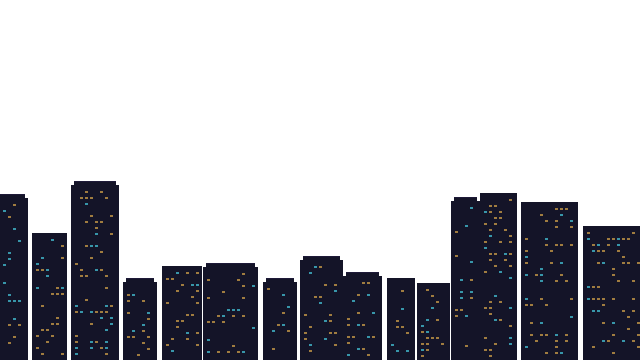
#> input picture Art/Export/backgrounds/city_layer2_mid.png, 640 x 360 px, given in place of ui_mockup_mission.png, which was not available; the run also reads 1 picture not shown here
$ python -i scene_building.py   (imports and definitions only)
#> lines starting #> are read from the running program, lines starting #| are printed output that depends on the picture
### tools/art/artkit.py
"""코드 기반 아트 제작 도구 (Pillow).

이 게임의 그림(타일·UI·아이콘)은 AI 이미지 생성이 아니라 코드로 그린다.
레시피(Art/recipes/*.py)가 이 모듈의 함수로 그림을 만들고 PNG로 저장한다.
저장소 기준 상대 경로만 사용한다(공개 저장소 — 로컬 절대 경로 금지).
"""
from __future__ import annotations

import json
from pathlib import Path

from PIL import Image, ImageDraw, ImageFilter

REPO = Path(__file__).resolve().parents[2]
EXPORT = REPO / "Art" / "Export"

# 팔레트 [제안] — Docs/Art/art-pipeline.md 와 같은 값. 바꿀 때는 두 곳을 함께 고친다.
PALETTE = {
    "reality_bg": (24, 28, 36, 255),      # 현실 층 바닥(어두운 회청)
    "reality_wall": (58, 64, 78, 255),    # 현실 층 벽
    "reality_edge": (96, 104, 122, 255),  # 현실 층 윤곽
    "door": (170, 120, 60, 255),          # 문
    "bp_bg": (14, 52, 110, 255),          # 설계도 층 바탕(청사진)
    "bp_line": (150, 210, 255, 255),      # 설계도 선
    "bp_grid": (60, 120, 190, 255),       # 설계도 격자
    "accent": (255, 80, 110, 255),        # 경고·추적도
    "ok": (90, 230, 160, 255),            # 완료·통과
}


def canvas(w: int, h: int, color=(0, 0, 0, 0)) -> Image.Image:
    """투명(기본) RGBA 캔버스."""
    return Image.new("RGBA", (w, h), color)


# [8 lines left out: function grid, not called in this run]


def rect(img: Image.Image, box, outline=None, fill=None, width: int = 1) -> None:
    ImageDraw.Draw(img).rectangle(box, outline=outline, fill=fill, width=width)


def line(img: Image.Image, pts, color, width: int = 1) -> None:
    ImageDraw.Draw(img).line(pts, fill=color, width=width)


# [57 lines left out: functions arrow, glow, save, contact_sheet, not called in this run]


# ---------------------------------------------------------------------------
# 도트(픽셀아트) 도구 — D-035. 안티앨리어싱·블러 없이 픽셀 단위로만 그린다.
# ---------------------------------------------------------------------------

# 도트 공유 팔레트 [제안] — 문자 하나 = 색 하나. '.' 은 투명.
PIX = {
    ".": (0, 0, 0, 0),
    "K": (18, 20, 38, 255),     # 외곽선(짙은 남색)
    "0": (30, 34, 48, 255),     # 현실 바닥 어두움
    "1": (42, 48, 64, 255),     # 현실 바닥 밝음
    "2": (68, 76, 98, 255),     # 벽 중간
    "3": (104, 114, 140, 255),  # 벽 밝음·금속
    "4": (50, 56, 74, 255),     # 벽 어두움
    "D": (150, 96, 52, 255),    # 문
    "d": (100, 62, 34, 255),    # 문 어두움
    "h": (232, 200, 110, 255),  # 손잡이·하이라이트
    "G": (84, 224, 152, 255),   # 완료·통과(민트)
    "g": (36, 128, 92, 255),    # 민트 어두움
    "Y": (240, 210, 90, 255),   # 체크 지점
    "y": (150, 120, 40, 255),   # 체크 지점 어두움
    "R": (240, 72, 102, 255),   # 경고·추적도·조준
    "r": (140, 36, 60, 255),    # 경고 어두움
    "B": (18, 54, 118, 255),    # 청사진 바탕
    "b": (40, 96, 176, 255),    # 청사진 격자
    "C": (140, 210, 255, 255),  # 청사진 선
    "W": (236, 246, 255, 255),  # 흰 하이라이트
    "T": (40, 150, 160, 255),   # 인물 옷(청록)
    "t": (24, 92, 104, 255),    # 인물 옷 어두움
    "S": (226, 176, 140, 255),  # 피부
    # 배경(도시 야경) 전용 [제안]
    "a": (10, 10, 24, 255),     # 하늘 위
    "e": (22, 16, 44, 255),     # 하늘 중간
    "f": (40, 22, 64, 255),     # 하늘 아래
    "i": (88, 34, 82, 255),     # 지평선 스모그 빛
    "j": (30, 26, 56, 255),     # 먼 건물
    "k": (20, 20, 40, 255),     # 중간 건물
    "w": (160, 124, 64, 255),   # 창문 불빛(따뜻)
    "c": (56, 150, 170, 255),   # 창문 불빛(차가움)
    # 초상(96×96) 전용 [제안]
    "l": (248, 214, 188, 255),  # 피부 밝음
    "s": (196, 138, 118, 255),  # 피부 그림자
    "H": (64, 58, 92, 255),     # 머리카락(짙은 보라 회색)
    "J": (38, 34, 60, 255),     # 머리카락 어두움
    "U": (110, 104, 146, 255),  # 머리카락 하이라이트
    "v": (22, 74, 96, 255),     # 눈동자 어두움
    "m": (172, 96, 100, 255),   # 입
    # 인물 원화 기준(W-040, 2026-11-25) [제안] — 러너 주황 윈드브레이커·카키 바지·갈색 머리, 해커 남색 재킷
    "A": (252, 178, 92, 255),   # 주황 밝음
    "O": (236, 124, 46, 255),   # 주황
    "o": (170, 72, 36, 255),    # 주황 어두움
    "x": (156, 146, 104, 255),  # 카키
    "z": (100, 94, 66, 255),    # 카키 어두움
    "p": (110, 70, 44, 255),    # 갈색 머리
    "E": (62, 38, 30, 255),     # 갈색 머리 어두움
    "n": (48, 54, 96, 255),     # 남색 재킷
    "N": (30, 32, 62, 255),     # 남색 재킷 어두움
}


def draw_poly(im: Image.Image, pts, ch: str) -> None:
    """안티앨리어싱 없는 다각형 채우기(팔레트 문자)."""
    ImageDraw.Draw(im).polygon(pts, fill=PIX[ch])


# [7 lines left out: function draw_ellipse, not called in this run]


def draw_line(im: Image.Image, pts, ch: str, width: int = 1) -> None:
    ImageDraw.Draw(im).line(pts, fill=PIX[ch], width=width)


# [10 lines left out: function pmap, not called in this run]


def pset(im: Image.Image, x: int, y: int, ch: str) -> None:
    """캔버스 밖 좌표는 조용히 건너뛴다(떨어짐·큰 동작 프레임에서 몸 일부가 밖으로 나갈 때)."""
    if 0 <= x < im.width and 0 <= y < im.height:
        im.putpixel((x, y), PIX[ch])


def pfill(im: Image.Image, x0: int, y0: int, x1: int, y1: int, ch: str) -> None:
    """양 끝 포함 사각 채우기."""
    for y in range(max(0, y0), min(im.height - 1, y1) + 1):
        for x in range(max(0, x0), min(im.width - 1, x1) + 1):
            im.putpixel((x, y), PIX[ch])


def pbox(im: Image.Image, x0: int, y0: int, x1: int, y1: int, ch: str) -> None:
    """양 끝 포함 1px 테두리."""
    for x in range(x0, x1 + 1):
        im.putpixel((x, y0), PIX[ch]); im.putpixel((x, y1), PIX[ch])
    for y in range(y0, y1 + 1):
        im.putpixel((x0, y), PIX[ch]); im.putpixel((x1, y), PIX[ch])


# [17 lines left out: functions recolor, over, not called in this run]


def upscale(im: Image.Image, k: int) -> Image.Image:
    """정수 배율 Nearest 확대(미리보기용)."""
    return im.resize((im.width * k, im.height * k), Image.NEAREST)


# [14 lines left out: functions palette_check, mask_draw, not called in this run]


def outline_outside(im: Image.Image, ch: str = "K") -> None:
    """불투명 픽셀 바깥쪽 1px 에 외곽선을 두른다."""
    w, h = im.size
    px = im.load()
    solid = {(x, y) for y in range(h) for x in range(w) if px[x, y][3] > 0}
    for (x, y) in list(solid):
        for dx, dy in ((1, 0), (-1, 0), (0, 1), (0, -1)):
            nx, ny = x + dx, y + dy
            if 0 <= nx < w and 0 <= ny < h and (nx, ny) not in solid:
                px[nx, ny] = PIX[ch]

### tools/art/pixfont.py
"""5×7 도트 글꼴(대문자·숫자·일부 기호) — UI 아트·키 표시용.

이 프로젝트에서 새로 작성한 글리프다(외부 글꼴 복사 아님).
본문 텍스트용 글꼴은 별도로 정한다(OFL 등 재배포 가능 글꼴).
"""
from PIL import Image

from artkit import PIX

G = {
    "A": ".###.|#...#|#...#|#####|#...#|#...#|#...#",
    "B": "####.|#...#|#...#|####.|#...#|#...#|####.",
    "C": ".###.|#...#|#....|#....|#....|#...#|.###.",
    "D": "####.|#...#|#...#|#...#|#...#|#...#|####.",
    "E": "#####|#....|#....|####.|#....|#....|#####",
    "F": "#####|#....|#....|####.|#....|#....|#....",
    "G": ".###.|#...#|#....|#.###|#...#|#...#|.####",
    "H": "#...#|#...#|#...#|#####|#...#|#...#|#...#",
    "I": ".###.|..#..|..#..|..#..|..#..|..#..|.###.",
    "J": "..###|...#.|...#.|...#.|...#.|#..#.|.##..",
    "K": "#...#|#..#.|#.#..|##...|#.#..|#..#.|#...#",
    "L": "#....|#....|#....|#....|#....|#....|#####",
    "M": "#...#|##.##|#.#.#|#.#.#|#...#|#...#|#...#",
    "N": "#...#|#...#|##..#|#.#.#|#..##|#...#|#...#",
    "O": ".###.|#...#|#...#|#...#|#...#|#...#|.###.",
    "P": "####.|#...#|#...#|####.|#....|#....|#....",
    "Q": ".###.|#...#|#...#|#...#|#.#.#|#..#.|.##.#",
    "R": "####.|#...#|#...#|####.|#.#..|#..#.|#...#",
    "S": ".####|#....|#....|.###.|....#|....#|####.",
    "T": "#####|..#..|..#..|..#..|..#..|..#..|..#..",
    "U": "#...#|#...#|#...#|#...#|#...#|#...#|.###.",
    "V": "#...#|#...#|#...#|#...#|#...#|.#.#.|..#..",
    "W": "#...#|#...#|#...#|#.#.#|#.#.#|#.#.#|.#.#.",
    "X": "#...#|#...#|.#.#.|..#..|.#.#.|#...#|#...#",
    "Y": "#...#|#...#|.#.#.|..#..|..#..|..#..|..#..",
    "Z": "#####|....#|...#.|..#..|.#...|#....|#####",
    "0": ".###.|#...#|#..##|#.#.#|##..#|#...#|.###.",
    "1": "..#..|.##..|..#..|..#..|..#..|..#..|.###.",
    "2": ".###.|#...#|....#|...#.|..#..|.#...|#####",
    "3": "####.|....#|....#|.###.|....#|....#|####.",
    "4": "...#.|..##.|.#.#.|#..#.|#####|...#.|...#.",
    "5": "#####|#....|####.|....#|....#|#...#|.###.",
    "6": "..##.|.#...|#....|####.|#...#|#...#|.###.",
    "7": "#####|....#|...#.|..#..|.#...|.#...|.#...",
    "8": ".###.|#...#|#...#|.###.|#...#|#...#|.###.",
    "9": ".###.|#...#|#...#|.####|....#|...#.|.##..",
    " ": ".....|.....|.....|.....|.....|.....|.....",
    "]": ".###.|...#.|...#.|...#.|...#.|...#.|.###.",
    "[": ".###.|.#...|.#...|.#...|.#...|.#...|.###.",
    ">": ".#...|..#..|...#.|....#|...#.|..#..|.#...",
    "<": "...#.|..#..|.#...|#....|.#...|..#..|...#.",
    "/": "....#|....#|...#.|..#..|.#...|#....|#....",
    ":": ".....|..#..|..#..|.....|..#..|..#..|.....",
    "-": ".....|.....|.....|#####|.....|.....|.....",
    ".": ".....|.....|.....|.....|.....|.##..|.##..",
    "!": "..#..|..#..|..#..|..#..|..#..|.....|..#..",
    "?": ".###.|#...#|....#|...#.|..#..|.....|..#..",
    "'": "..#..|..#..|.#...|.....|.....|.....|.....",
    "↑": "..#..|.###.|#.#.#|..#..|..#..|..#..|..#..",
    "↓": "..#..|..#..|..#..|..#..|#.#.#|.###.|..#..",
    "★": "..#..|..#..|#####|.###.|.###.|##.##|#...#",
    "#": ".#.#.|.#.#.|#####|.#.#.|#####|.#.#.|.#.#.",
    "(": "...#.|..#..|.#...|.#...|.#...|..#..|...#.",
    ")": ".#...|..#..|...#.|...#.|...#.|..#..|.#...",
    ",": ".....|.....|.....|.....|.##..|..#..|.#...",
    "_": ".....|.....|.....|.....|.....|.....|#####",
    "%": "##..#|##..#|...#.|..#..|.#...|#..##|#..##",
}
W, H, SP = 5, 7, 1


def text_width(s: str) -> int:
    return len(s) * (W + SP) - SP if s else 0


def draw_text(im: Image.Image, x: int, y: int, s: str, ch: str) -> int:
    """대문자로 바꿔 그린다. 반환값: 그린 폭."""
    px = im.load()
    for i, c in enumerate(s.upper()):
        rows = G.get(c, G["?"]).split("|")
        for gy, row in enumerate(rows):
            for gx, v in enumerate(row):
                if v == "#":
                    X, Y = x + i * (W + SP) + gx, y + gy
                    if 0 <= X < im.width and 0 <= Y < im.height:
                        px[X, Y] = PIX[ch]
    return text_width(s)


# [12 lines left out: function atlas, not called in this run]

### Art/recipes/scene_building.py
"""측면 단면도 테스트 맵 아트 시안 — D-063~D-066, 02-02 §0-2

- 맵 = 3층 × 5섹터(섹터 160×96) + 지붕·지면. 화면보다 크다(D-063: 일부만 보임)
- 방마다 다른 실내(로비·복도·창고·계단실·사무실·서버실·엘리베이터), 창 너머 도시 야경
- 오브젝트(문·계단 셔터·엘리베이터·차단막·출구·단말·중계기)는 현실/설계도 두 상태를 따로 그린다
- 이펙트·파티클 없음(D-040), 공유 팔레트, 안티앨리어싱 없음
[시안] 테스트 맵 배치는 임시(레벨 기획 전)
"""
from PIL import Image

from artkit import (EXPORT, PIX, canvas, draw_line, draw_poly, outline_outside, over, palette_check,
                    pbox, pfill, pset, save, upscale)
from pixfont import draw_text, text_width
from ui_mvp import badge, frame, gauge, window_frame

SW, SH = 160, 96           # 섹터 크기
COLS, FLOORS = 5, 3
ROOF, GROUND = 24, 32
MW, MH = SW * COLS, ROOF + SH * FLOORS + GROUND   # 800 × 344
WALL = 6                    # 바닥·천장 두께

# 섹터 종류(층은 위에서부터 0) — 임시 테스트 맵
ROOMS = [
    ["office", "office", "server", "corridor", "elevator"],
    ["office", "corridor", "corridor", "stairs", "elevator"],
    ["lobby", "corridor", "storage", "storage", "stairs"],
]


def sx(c): return c * SW
def sy(f): return ROOF + f * SH


def dither(im, box, ch, step=2):
    x0, y0, x1, y1 = box
    for y in range(y0, y1 + 1):
        for x in range(x0, x1 + 1):
            if (x + y) % step == 0:
                pset(im, x, y, ch)


def window(im, x, y, w, h, city, ox):
    view = city.crop((ox, 120, ox + w, 120 + h))
    im.alpha_composite(view, (x, y))
    pbox(im, x - 1, y - 1, x + w, y + h, "2")
    pfill(im, x + w // 2, y, x + w // 2, y + h - 1, "2")


def room(im, kind, c, f, city):
    x0, y0 = sx(c), sy(f)
    x1, y1 = x0 + SW - 1, y0 + SH - 1
    wall = {"lobby": "1", "corridor": "0", "storage": "4", "office": "1", "server": "a",
            "stairs": "0", "elevator": "k"}[kind]
    pfill(im, x0, y0 + WALL, x1, y1 - WALL, wall)
    pfill(im, x0, y1 - WALL + 1, x1, y1, "2")             # 바닥 슬래브
    pfill(im, x0, y1 - WALL + 1, x1, y1 - WALL + 1, "3")
    fy = y1 - WALL                                        # 바닥 높이(걷는 선)
    if kind == "lobby":
        window(im, x0 + 14, y0 + 18, 48, 40, city, 40 + c * 50)
        pfill(im, x0 + 90, fy - 22, x0 + 140, fy, "2"); pfill(im, x0 + 90, fy - 22, x0 + 140, fy - 20, "3")  # 안내 데스크
        pfill(im, x0 + 70, fy - 30, x0 + 74, fy, "g"); pfill(im, x0 + 66, fy - 38, x0 + 78, fy - 28, "G")   # 화분
    elif kind == "corridor":
        for lx in (x0 + 40, x0 + 120):                    # 천장 조명
            pfill(im, lx - 8, y0 + WALL, lx + 8, y0 + WALL + 2, "3")
        pfill(im, x0 + 70, y0 + 30, x0 + 90, y0 + 44, "B"); pbox(im, x0 + 70, y0 + 30, x0 + 90, y0 + 44, "C")  # 안내판
    elif kind == "storage":
        for i, (bx, h) in enumerate([(10, 34), (46, 50), (84, 26), (120, 42)]):
            pfill(im, x0 + bx, fy - h, x0 + bx + 30, fy, "D" if i % 2 else "d")
            pbox(im, x0 + bx, fy - h, x0 + bx + 30, fy, "K")
            pfill(im, x0 + bx + 4, fy - h + 4, x0 + bx + 26, fy - h + 5, "h")
    elif kind == "office":
        window(im, x0 + 20, y0 + 16, 120, 34, city, 200 + c * 40)
        for dx in (20, 90):                               # 책상 + 모니터
            pfill(im, x0 + dx, fy - 16, x0 + dx + 44, fy - 14, "3"); pfill(im, x0 + dx + 2, fy - 13, x0 + dx + 4, fy, "4")
            pfill(im, x0 + dx + 14, fy - 30, x0 + dx + 30, fy - 18, "K"); pfill(im, x0 + dx + 16, fy - 28, x0 + dx + 28, fy - 20, "B")
    elif kind == "server":
        for bx in range(10, 150, 28):                     # 서버 랙
            pfill(im, x0 + bx, y0 + 16, x0 + bx + 20, fy, "k"); pbox(im, x0 + bx, y0 + 16, x0 + bx + 20, fy, "K")
            for ly in range(y0 + 22, fy - 4, 6):
                pset(im, x0 + bx + 4, ly, "G" if (bx + ly) % 3 else "R")
    elif kind == "stairs":
        for i in range(12):                               # 계단 사선
            pfill(im, x0 + 40 + i * 7, fy - i * 6 - 6, x0 + 46 + i * 7, fy - i * 6, "3")
        draw_line(im, [(x0 + 40, fy - 20), (x0 + 124, fy - 90)], "2", 2)  # 난간
    elif kind == "elevator":
        pfill(im, x0 + 50, y0 + WALL, x0 + 110, y1 - WALL, "a")          # 승강로
        pfill(im, x0 + 78, y0 + WALL, x0 + 82, y1 - WALL, "2")           # 케이블
    pbox(im, x0, y0, x1, y1, "K")


def building():
    city = Image.open(EXPORT / "backgrounds/city_night_composite.png").convert("RGBA")
    im = city.resize((MW, MH), Image.NEAREST) if False else canvas(MW, MH, PIX["a"])
    # 바깥 하늘·도시(맵 뒤) — 배경 합본을 위쪽에 깔기
    im.alpha_composite(city.crop((0, 0, 640, 360)).crop((0, 0, 640, MH)), (0, 0))
    im.alpha_composite(city.crop((480, 0, 640, MH)), (640, 0))
    pfill(im, 0, sy(0) - 8, MW - 1, sy(0) - 1, "4")       # 지붕 슬래브
    pfill(im, 0, sy(0) - 8, MW - 1, sy(0) - 8, "3")
    for f, row in enumerate(ROOMS):
        for c, kind in enumerate(row):
            room(im, kind, c, f, city)
    pfill(im, 0, sy(FLOORS), MW - 1, MH - 1, "K")         # 지면
    pfill(im, 0, sy(FLOORS), MW - 1, sy(FLOORS) + 1, "2")
    # 큰 방(창고 2섹터, 사무실 2섹터) 가상 경계선 — 점선
    for (c, f) in [(3, 2), (1, 0)]:
        for y in range(sy(f) + WALL, sy(f) + SH - WALL, 4):
            pfill(im, sx(c), y, sx(c), y + 1, "C")
    for (c, f) in [(3, 2), (1, 0)]:   # 실제 벽 대신 점선만 보이도록 벽선 지우기
        for y in range(sy(f) + WALL, sy(f) + SH - WALL):
            if (y - sy(f) - WALL) % 4 >= 2:
                pset(im, sx(c), y, "4" if f == 2 else "1")
    # 건물 이름은 게임 장면 머리글에 표시(W-006)
    return im


# ---------------- 오브젝트(현실/설계도) ----------------
def door(open_):
    im = canvas(12, 60)
    pfill(im, 0, 0, 11, 59, "K")
    if open_:
        pfill(im, 1, 1, 3, 58, "D"); pfill(im, 8, 1, 10, 58, "D")
    else:
        pfill(im, 1, 1, 10, 58, "D"); pfill(im, 1, 1, 10, 2, "h"); pset(im, 8, 30, "h"); pset(im, 8, 31, "h")
    return im


def shutter(open_):
    im = canvas(40, 70)
    pbox(im, 0, 0, 39, 69, "K"); pfill(im, 1, 1, 38, 4, "3")
    if not open_:
        for y in range(5, 69, 4):
            pfill(im, 1, y, 38, y + 2, "2"); pfill(im, 1, y + 3, 38, y + 3, "4")
        pfill(im, 14, 60, 26, 63, "Y")
    return im


def elevator_car(running):
    im = canvas(56, 80)
    pfill(im, 0, 0, 55, 79, "3"); pbox(im, 0, 0, 55, 79, "K")
    pfill(im, 4, 6, 51, 76, "2"); pfill(im, 27, 6, 28, 76, "K")
    pfill(im, 22, 1, 33, 4, "a")
    draw_text(im, 24, 0, "^" if running else "-", "G" if running else "R") if False else pfill(im, 25, 2, 30, 3, "G" if running else "R")
    return im


def blocker(open_):
    """섹터 전체형 — 바닥 차단막(섹터 전체를 막는 레이저 펜스)."""
    im = canvas(SW, SH)
    if not open_:
        for x in range(8, SW - 8, 12):
            pfill(im, x, WALL + 2, x + 1, SH - WALL - 1, "R")
        pfill(im, 4, WALL, SW - 5, WALL + 1, "r")
    return im


def exit_sign():
    im = canvas(28, 14, PIX["g"])
    pbox(im, 0, 0, 27, 13, "K"); draw_text(im, 3, 3, "EXIT", "W")
    return im


def terminal():
    im = canvas(20, 28)
    pfill(im, 4, 12, 15, 27, "2"); pfill(im, 0, 0, 19, 12, "K"); pfill(im, 2, 2, 17, 10, "Y")
    pfill(im, 4, 4, 15, 4, "y"); pfill(im, 4, 7, 12, 7, "y")
    outline_outside(im, "K")
    return im


def relay():
    im = canvas(16, 30)
    pfill(im, 7, 0, 8, 12, "K"); pfill(im, 6, 0, 9, 1, "G")
    pfill(im, 2, 12, 13, 29, "3"); pfill(im, 4, 22, 11, 27, "2"); pfill(im, 7, 16, 8, 17, "G")
    outline_outside(im, "K")
    return im


def bp_sector():
    """섹터가 설계도 상태일 때 겹치는 청사진(섹터 전체)."""
    im = canvas(SW, SH)
    dither(im, (1, 1, SW - 2, SH - 2), "B", 2)
    for x in range(0, SW, 16):
        pfill(im, x, 1, x, SH - 2, "b")
    for y in range(0, SH, 16):
        pfill(im, 1, y, SW - 2, y, "b")
    pbox(im, 0, 0, SW - 1, SH - 1, "C")
    return im


def bp_outline(obj):
    """오브젝트의 설계도 상태 그림: 실루엣을 청사진 선으로."""
    out = canvas(obj.width + 2, obj.height + 2)
    px = obj.load()
    for y in range(obj.height):
        for x in range(obj.width):
            if px[x, y][3]:
                pset(out, x + 1, y + 1, "B" if (x + y) % 2 else "b")
    outline_outside(out, "C")
    return out


def sector_cursor():
    im = canvas(SW, SH)
    for (x, y, dx, dy) in [(0, 0, 1, 1), (SW - 1, 0, -1, 1), (0, SH - 1, 1, -1), (SW - 1, SH - 1, -1, -1)]:
        for i in range(14):
            for t in (0, 1):
                pset(im, x + dx * i, y + dy * t, "R"); pset(im, x + dx * t, y + dy * i, "R")
    return im


# 오브젝트 배치(맵 좌표): (이름, 그림 함수, x, y_바닥기준, 층)
def place(im, sprite, c, f, x_in, from_floor=True):
    fy = sy(f) + SH - WALL
    im.alpha_composite(sprite, (sx(c) + x_in, fy - sprite.height if from_floor else sy(f) + WALL))


def map_with_objects(blueprint_sector=None):
    im = building()
    place(im, door(False), 1, 2, -6)                      # 1F 로비|복도 문
    place(im, door(True), 2, 1, -6)                       # 2F 복도 문
    place(im, shutter(False), 4, 2, 60)                   # 1F 계단 셔터
    place(im, shutter(True), 3, 1, 60)                    # 2F 계단 셔터
    place(im, elevator_car(False), 4, 0, 52)              # 엘리베이터
    place(im, terminal(), 2, 2, 120)                      # A 단말(창고)
    place(im, terminal(), 2, 0, 20)                       # B 단말(서버실)
    place(im, relay(), 1, 1, 70)                          # 중계기
    pfill(im, sx(0) + 14, sy(1) + SH - WALL - 40, sx(0) + 30, sy(1) + SH - WALL - 1, "g")   # 출구 문
    im.alpha_composite(exit_sign(), (sx(0) + 8, sy(1) + SH - WALL - 58))                    # 출구 표지(문 위)
    im.alpha_composite(blocker(False), (sx(3), sy(0)))    # 3F 복도 차단막(섹터 전체형)
    place(im, upscale_courier(), 0, 2, 40)
    if blueprint_sector:
        c, f = blueprint_sector
        im.alpha_composite(bp_sector(), (sx(c), sy(f)))
        im.alpha_composite(bp_outline(shutter(True)), (sx(c) + 59, sy(f) + SH - WALL - 71))
    return im


def upscale_courier():
    return Image.open(EXPORT / "sprites/courier_right.png").convert("RGBA")


def game_mockup():
    """W-003 게임 화면 틀 안에 단면도 장면을 카메라로 잘라 넣은 목업."""
    scr = Image.open(EXPORT / "preview/ui_mockup_mission.png").convert("RGBA")
#> scr is the input picture: PIL image 640x360 RGBA; mean R, G, B, A 7.5, 7.5, 13.2, 80.2
    m = map_with_objects(blueprint_sector=(4, 2))
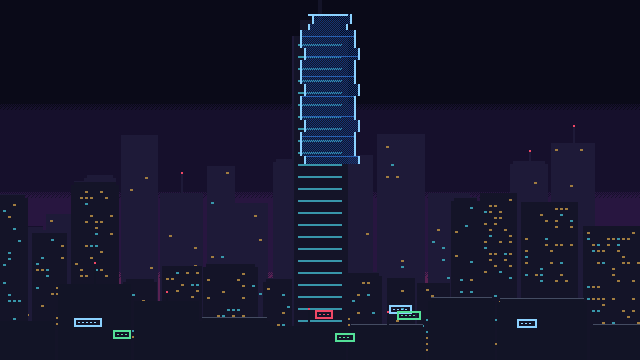
#> input picture Art/Export/backgrounds/city_night_composite.png, 640 x 360 px
#> in building, city is the input picture: PIL image 640x360 RGBA; mean R, G, B, A 21.1, 21.1, 43, 255
#> the loop in building, `for f, row in enumerate(ROOMS):` made 3 passes
#> pass 1, in window (call 2), `view = city.crop((ox, 120, ox + w, 120 + h))`:
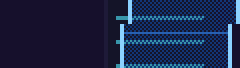
#> view: PIL image 120x34 RGBA (shown 2 times larger); mean R, G, B, A 26.2, 36.9, 71.8, 255
#> in shutter, `im = canvas(40, 70)`: im: PIL image 40x70 RGBA; every value is 0
#> after the loop in shutter, `for y in range(5, 69, 4):`:
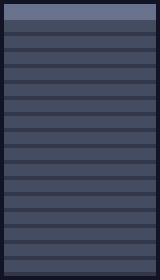
#> im: PIL image 40x70 RGBA (shown 4 times larger); mean R, G, B, A 62.2, 69.4, 90.4, 255
#> in elevator_car, `im = canvas(56, 80)`: im: PIL image 56x80 RGBA; every value is 0
#> in elevator_car, `pfill(im, 27, 6, 28, 76, 'K')`:
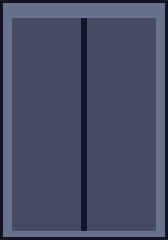
#> im: PIL image 56x80 RGBA (shown 3 times larger); mean R, G, B, A 69.9, 77.7, 100, 255
#> in place (call 5), `fy = sy(f) + SH - WALL`: fy = 114
#> in place (call 5), `im.alpha_composite(sprite, (sx(c) + x_in, fy - sprite.height if from_f..`:
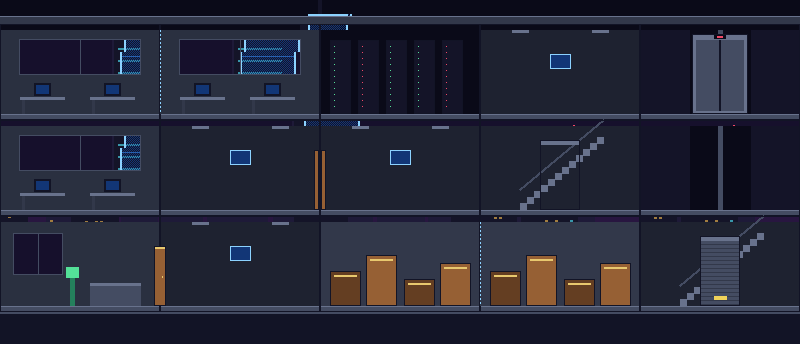
#> im: PIL image 800x344 RGBA; mean R, G, B, A 36.7, 38.9, 55, 255
#> in terminal, `im = canvas(20, 28)`: im: PIL image 20x28 RGBA; every value is 0
#> in outline_outside, `solid = {(x, y) for y in range(h) for x in range(w) if px[x, y][3] > 0}`: solid = 440 items
#> the loop in outline_outside, `for (x, y) in list(solid):` made 440 passes
#> (x, y) on passes 1 to 3: (15, 21), (7, 17), (7, 26)
#> in terminal, `outline_outside(im, "K")`:
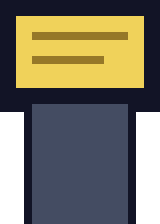
#> im: PIL image 20x28 RGBA (shown 8 times larger); mean R, G, B, A 85.1, 80.5, 63.1, 216.8; transparent parts drawn white
#> the loop in outline_outside (call 2), `for (x, y) in list(solid):` made 440 passes
#> in relay, `im = canvas(16, 30)`: im: PIL image 16x30 RGBA; every value is 0
#> in relay, `pfill(im, 4, 22, 11, 27, '2')`:
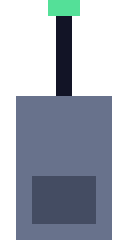
#> im: PIL image 16x30 RGBA (shown 8 times larger); mean R, G, B, A 45.4, 52.1, 62.9, 129.6; transparent parts drawn white
    m.alpha_composite(sector_cursor(), (sx(4), sy(2)))
    # 장면 패널 안쪽(16,48)~(428,308) = 412×260 에 맵 일부(카메라)를 넣는다
    cam_x, cam_y = MW - 412, MH - 260
    view = m.crop((cam_x, cam_y, cam_x + 412, cam_y + 260))
    pfill(scr, 16, 48, 427, 307, "a")
    scr.alpha_composite(view, (16, 48))
    pbox(scr, 15, 47, 428, 308, "b")
    # 화면 밖 의뢰 대상 방향 표시(왼쪽 가장자리)
    for i in range(5):
        pfill(scr, 20 + i, 270 - i, 20 + i, 270 + i, "R")
    draw_text(scr, 30, 267, "TARGET", "R")
    return scr


# [22 lines left out: function build, not called in this run]

>>> result = game_mockup()
